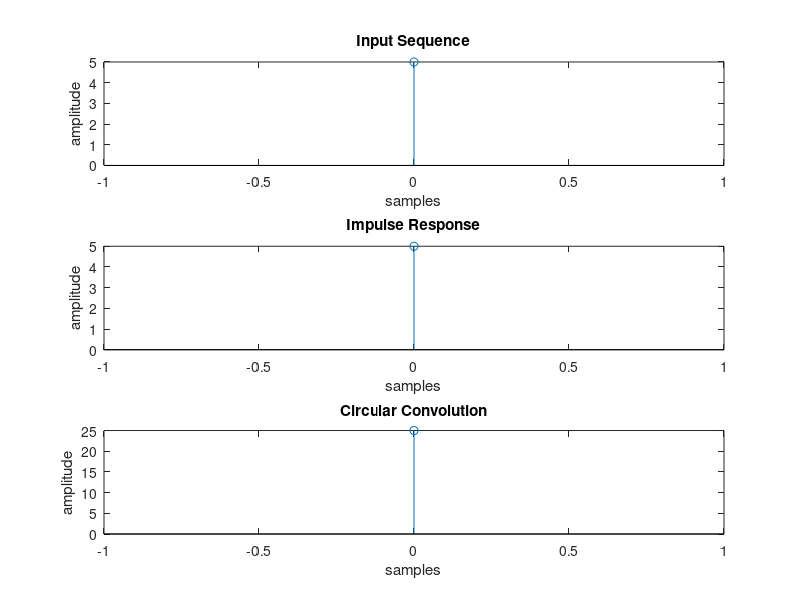

Here is the MATLAB script that generated this plot:
clc;
close all;

x = input('Enter the input sequence: '); 
h = input('Enter the impulse response: '); 

n1 = length(x); 
m = 0:1:n1-1;

n2 = length(h); 
n = 0:1:n2-1;

p = max(n1, n2); 
r = 0:1:p-1;

subplot(3,1,1); 
stem(m, x); 
xlabel('samples'); 
ylabel('amplitude'); 
title('Input Sequence'); 

subplot(3,1,2); 
stem(n, h); 
xlabel('samples'); 
ylabel('amplitude'); 
title('Impulse Response'); 

y = cconv(x, h, p);

subplot(3,1,3); 
stem(r, y); 

disp('Circular Convolution of x and h is:'); 
display(y); 

xlabel('samples'); 
ylabel('amplitude'); 
title('Circular Convolution');
